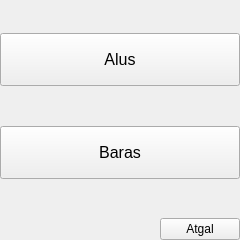
<?xml version="1.0" encoding="UTF-8"?>
<ui version="4.0">
 <class>FeelingThirsty</class>
 <widget class="QWidget" name="FeelingThirsty">
  <property name="geometry">
   <rect>
    <x>0</x>
    <y>0</y>
    <width>240</width>
    <height>240</height>
   </rect>
  </property>
  <property name="sizePolicy">
   <sizepolicy hsizetype="Expanding" vsizetype="Expanding">
    <horstretch>0</horstretch>
    <verstretch>0</verstretch>
   </sizepolicy>
  </property>
  <property name="windowTitle">
   <string>Ištroškau</string>
  </property>
  <layout class="QVBoxLayout" name="verticalLayout" stretch="5,8,5,8,5,2">
   <property name="margin">
    <number>0</number>
   </property>
   <item>
    <spacer name="verticalSpacer_3">
     <property name="orientation">
      <enum>Qt::Vertical</enum>
     </property>
     <property name="sizeHint" stdset="0">
      <size>
       <width>20</width>
       <height>40</height>
      </size>
     </property>
    </spacer>
   </item>
   <item>
    <widget class="QPushButton" name="btnBeer">
     <property name="sizePolicy">
      <sizepolicy hsizetype="Preferred" vsizetype="Preferred">
       <horstretch>0</horstretch>
       <verstretch>0</verstretch>
      </sizepolicy>
     </property>
     <property name="palette">
      <palette>
       <active/>
       <inactive/>
       <disabled/>
      </palette>
     </property>
     <property name="font">
      <font>
       <pointsize>12</pointsize>
      </font>
     </property>
     <property name="styleSheet">
      <string notr="true">#btnBeer {
border-image:url(:/images/lucky.png)
}</string>
     </property>
     <property name="text">
      <string>Alus</string>
     </property>
     <property name="icon">
      <iconset resource="Brands.qrc">
       <normaloff>:/brands/brand_default.png</normaloff>:/brands/brand_default.png</iconset>
     </property>
    </widget>
   </item>
   <item>
    <spacer name="verticalSpacer_2">
     <property name="orientation">
      <enum>Qt::Vertical</enum>
     </property>
     <property name="sizeHint" stdset="0">
      <size>
       <width>20</width>
       <height>40</height>
      </size>
     </property>
    </spacer>
   </item>
   <item>
    <widget class="QPushButton" name="btnPub">
     <property name="sizePolicy">
      <sizepolicy hsizetype="Expanding" vsizetype="Expanding">
       <horstretch>0</horstretch>
       <verstretch>0</verstretch>
      </sizepolicy>
     </property>
     <property name="palette">
      <palette>
       <active/>
       <inactive/>
       <disabled/>
      </palette>
     </property>
     <property name="font">
      <font>
       <pointsize>12</pointsize>
      </font>
     </property>
     <property name="styleSheet">
      <string notr="true">#btnPub {
border-image:url(:/images/lucky.png)
}</string>
     </property>
     <property name="text">
      <string>Baras</string>
     </property>
    </widget>
   </item>
   <item>
    <spacer name="verticalSpacer">
     <property name="orientation">
      <enum>Qt::Vertical</enum>
     </property>
     <property name="sizeHint" stdset="0">
      <size>
       <width>20</width>
       <height>40</height>
      </size>
     </property>
    </spacer>
   </item>
   <item>
    <layout class="QHBoxLayout" name="horizontalLayout" stretch="8,4">
     <item>
      <spacer name="horizontalSpacer">
       <property name="orientation">
        <enum>Qt::Horizontal</enum>
       </property>
       <property name="sizeHint" stdset="0">
        <size>
         <width>40</width>
         <height>20</height>
        </size>
       </property>
      </spacer>
     </item>
     <item>
      <widget class="QPushButton" name="btnBack">
       <property name="sizePolicy">
        <sizepolicy hsizetype="Minimum" vsizetype="Minimum">
         <horstretch>0</horstretch>
         <verstretch>10</verstretch>
        </sizepolicy>
       </property>
       <property name="styleSheet">
        <string notr="true">
#btnBack{
border-image:url(:/images/batonas.png);
}</string>
       </property>
       <property name="text">
        <string>Atgal</string>
       </property>
      </widget>
     </item>
    </layout>
   </item>
  </layout>
 </widget>
 <resources>
  <include location="Brands.qrc"/>
 </resources>
 <connections/>
</ui>
